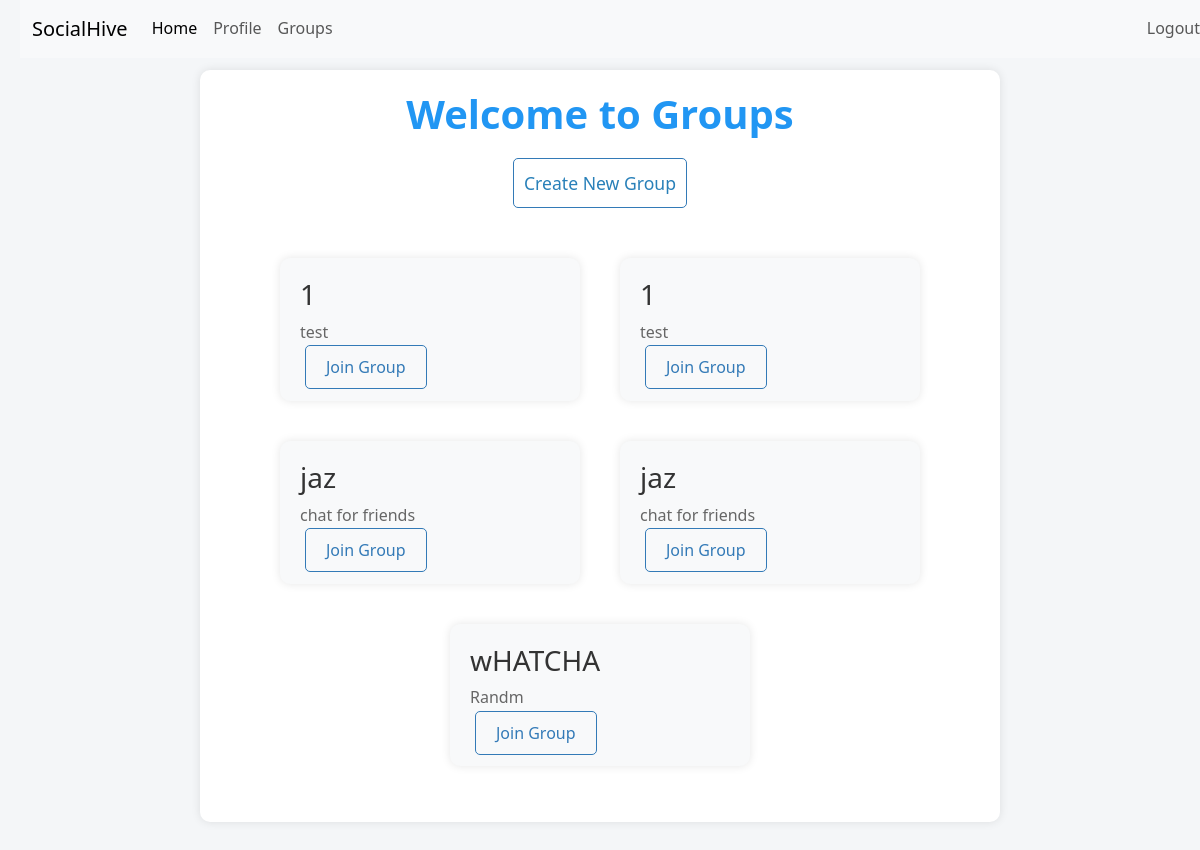
Before: /pages/group.php with the older database file.
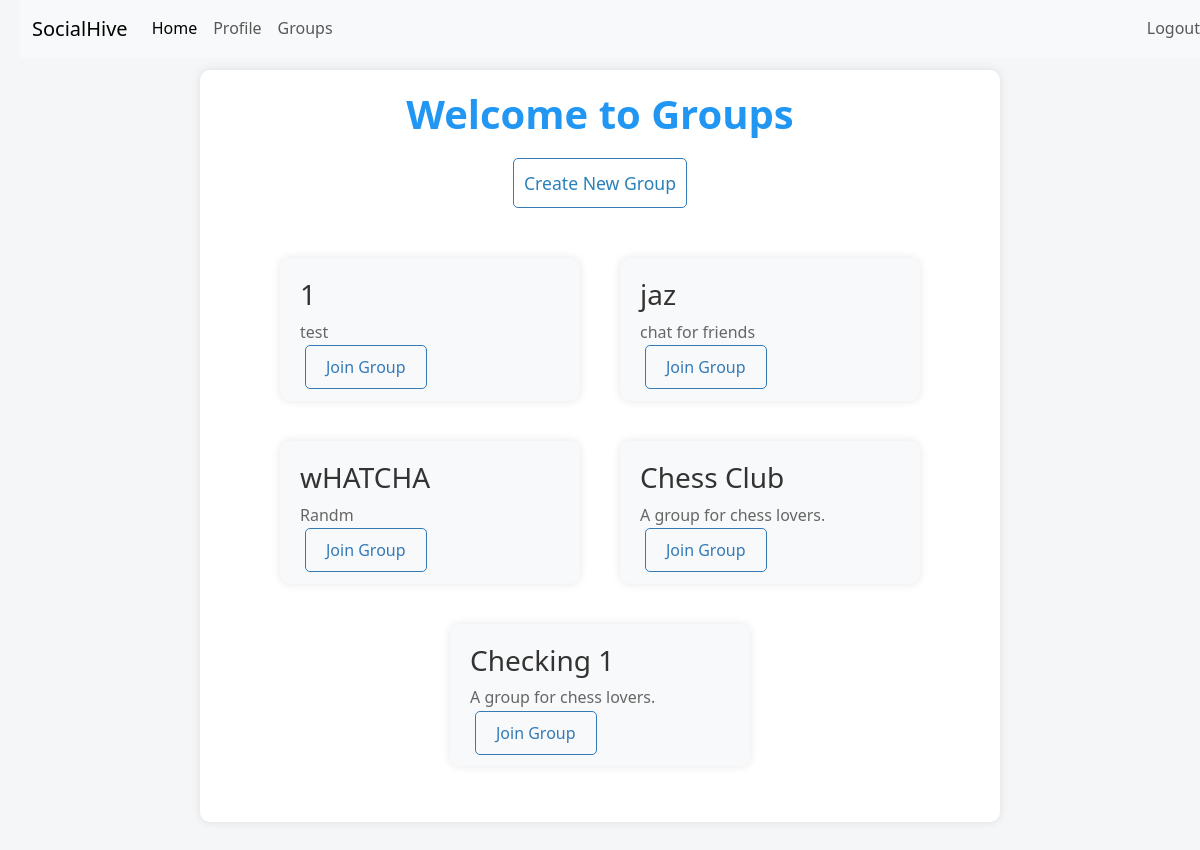
After: the same page with the newer database file.
### tables this page shows
CREATE TABLE `groups` (
  `group_id` int(11) NOT NULL,
  `name` varchar(100) NOT NULL,
  `description` text NOT NULL,
  `created_at` datetime NOT NULL DEFAULT current_timestamp(),
  `uodated_at` datetime NOT NULL DEFAULT current_timestamp() ON UPDATE current_timestamp(),
  `updated_at` datetime DEFAULT NULL
);

### pages/group.php (the view, shortened to what this page needs)
<?php
include("../includes/connection.php");
include("../includes/header.php");
$get_groups_query = "SELECT group_id, name, description FROM groups";
$stmt_get_groups = $conn->prepare($get_groups_query);
if (!$stmt_get_groups->execute()) {
    echo "Error executing query: " . $stmt_get_groups->error;
    exit;
}
$groups_result = $stmt_get_groups->get_result();
?>
<!DOCTYPE html>
<html lang="en">
<head>
    <link rel="stylesheet" href="../assets/style.css">
</head>
<body>
    <div id="box">
        <h1>Welcome to Groups</h1>
        <div class="btn-container">
            <a href="create_group_form.php" class="minimal-btn">Create New Group</a>
        </div>
        <ul class="group-container">
            <?php
            if ($groups_result->num_rows > 0) {
                while ($group = $groups_result->fetch_assoc()) {
                    $group_id = $group['group_id'];
                    $group_name = $group['name'];
                    $group_description = $group['description'];
                    ?>
                    <li class="group">
                        <h3><?php echo htmlspecialchars($group_name); ?></h3>
                        <p><?php echo htmlspecialchars($group_description); ?></p>
                        <a href="add_members_process.php?group_id=<?php echo $group_id; ?>" class="minimal-btn">Join Group</a>
                    </li>
                    <?php
                }
            } else {
                echo "<p>No groups found.</p>";
            }
            ?>
        </ul>
    </div>
</body>
</html>

Changed rows visible on the page:
removed groups: name "1", description "test"
removed groups: name "jaz", description "chat for friends"
added groups: name "Chess Club", description "A group for chess lovers."
added groups: name "Checking 1", description "A group for chess lovers."
